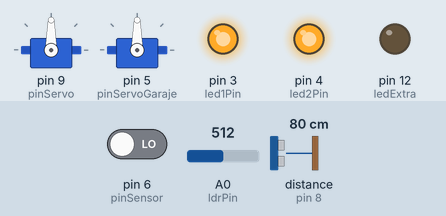
This sketch was run on a simulated Arduino Uno, built with avr-gcc and run on an emulated ATmega328P. On the bench: 2 × servo, output pins drawn as LEDs (lit = HIGH). Wiring (inferred from the names in the program): ultrasonic range finder: trigger pin 7; echo pin 8. The inputs (shaded band) are chosen by the test bench; at power-on: A0 (ldrPin) = 512, pin 6 (pinSensor) LOW, distance to the obstacle (sensor on pin 8) 80 cm. The echo pulse lasts 58.3 µs per cm; pins used as bus, display or sensor lines are not drawn; what the sketch prints to the serial monitor is not drawn.

Above: at 1.2 s.
1.3 s: A0 (ldrPin) set to 311
3.5 s: A0 (ldrPin) set to 286
At 4.5 s:
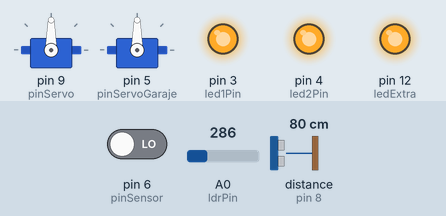
5.0 s: pin 6 (pinSensor) driven HIGH
At 5.4 s:
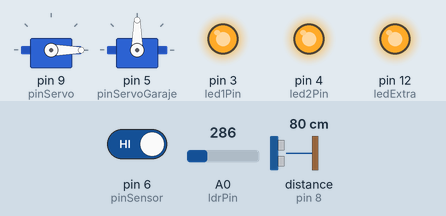
6.5 s: A0 (ldrPin) set to 610
At 7.8 s:
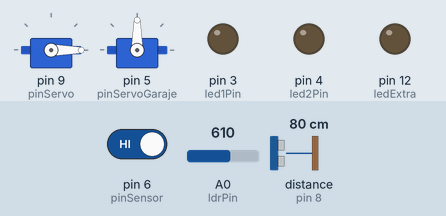
8.1 s: A0 (ldrPin) set to 583
At 9.1 s:
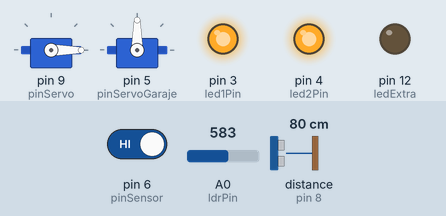
Timing chart, 0 to 11.1 s (numbered marks = the images above; inputs shaded):
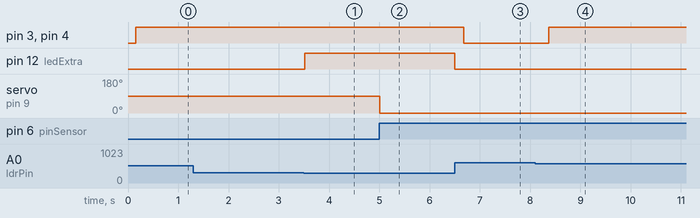

Measured:
- the behaviour switches between 300 and 299 on A0 (ldrPin) (found by bisection; images 0 and 1)
- the behaviour switches between 601 and 600 on A0 (ldrPin) (found by bisection; images 3 and 4)
- after the input at 1.3 s, every drawn part: stays the same
- after the input at 3.5 s, pin 12 (ledExtra): LOW → HIGH at once
- after the input at 5.0 s, servo on pin 9 (pinServo): 90° → 0° at once
- after the input at 6.5 s, pin 3 (led1Pin), pin 4 (led2Pin): HIGH → LOW after 0.18 s; pin 12 (ledExtra): HIGH → LOW at once
- after the input at 8.1 s, pin 3 (led1Pin), pin 4 (led2Pin): LOW → HIGH after 0.27 s

The sketch:

proyct.ino
```cpp
#include <Servo.h>

// =====================
//        TENDEDERO
// =====================
Servo tendedero;
int pinServo = 9;
int pinSensor = 6;

// =====================
//        GARAJE
// =====================
Servo garaje;
int pinServoGaraje = 5;

#define TRIG 7
#define ECHO 8

// =====================
//      LDR + LEDs
// =====================
const int ldrPin = A0;
const int led1Pin = 3;
const int led2Pin = 4;
const int ledExtra = 12;

const int LDR_THRESHOLD = 600;
const int EXTRA_LED_THRESHOLD = 300;
const unsigned long STABLE_MS = 150;

int ldrSamples[5];
int sampleIndex = 0;
bool ldrReady = false;

bool ledsOn = false;
unsigned long lastChangeTime = 0;
bool lastBrightState = false;

// =====================
//  GARAJE HISTERESIS
// =====================
bool garajeAbierto = false;
const int DIST_ABRIR = 20;
const int DIST_CERRAR = 30;

// =====================
// CONTROL IMPRESIONES
// =====================
unsigned long lastPrint = 0;
const unsigned long PRINT_INTERVAL = 2000; // 2 segundos entre impresiones

// Variables para impresión
int lluvia;
long distancia;
int ldrValue;


// =====================
//        SETUP
// =====================
void setup() {
  Serial.begin(9600);

  tendedero.attach(pinServo);
  garaje.attach(pinServoGaraje);

  pinMode(pinSensor, INPUT);
  pinMode(TRIG, OUTPUT);
  pinMode(ECHO, INPUT);

  pinMode(led1Pin, OUTPUT);
  pinMode(led2Pin, OUTPUT);
  pinMode(ledExtra, OUTPUT);

  for (int i = 0; i < 5; i++) ldrSamples[i] = 0;

  Serial.println("====================================");
  Serial.println(" SISTEMA AUTOMATIZADO INICIADO");
  Serial.println("====================================\n");
}


// =====================
//   LECTURA SUAVIZADA
// =====================
int readLdrSmoothed() {
  ldrSamples[sampleIndex++] = analogRead(ldrPin);
  if (sampleIndex >= 5) {
    sampleIndex = 0;
    ldrReady = true;
  }

  long sum = 0;
  for (int i = 0; i < 5; i++) sum += ldrSamples[i];

  return sum / 5;
}


// =====================
//   DISTANCIA HC-SR04
// =====================
long medirDistancia() {
  digitalWrite(TRIG, LOW);
  delayMicroseconds(3);
  digitalWrite(TRIG, HIGH);
  delayMicroseconds(10);
  digitalWrite(TRIG, LOW);

  long duracion = pulseIn(ECHO, HIGH, 30000);
  if (duracion == 0) return 999;

  return duracion * 0.034 / 2;
}


// =====================
//         LOOP
// =====================
void loop() {

  // --------------------------------------------------------
  // Tendedero
  // --------------------------------------------------------
  lluvia = digitalRead(pinSensor);
  if (lluvia == HIGH) {
    tendedero.write(0);
  } else {
    tendedero.write(90);
  }

  // --------------------------------------------------------
  // Garaje con histeresis
  // --------------------------------------------------------
  distancia = medirDistancia();

  if (!garajeAbierto && distancia <= DIST_ABRIR) {
    garaje.write(90);
    garajeAbierto = true;
  }
  else if (garajeAbierto && distancia >= DIST_CERRAR) {
    garaje.write(0);
    garajeAbierto = false;
  }

  // --------------------------------------------------------
  // LDR + LEDs
  // --------------------------------------------------------
  ldrValue = readLdrSmoothed();

  if (ldrReady) {
    bool isBright = (ldrValue > LDR_THRESHOLD);

    if (isBright != lastBrightState) {
      lastChangeTime = millis();
      lastBrightState = isBright;
    }
    else if (millis() - lastChangeTime >= STABLE_MS) {

      if (isBright && ledsOn) {
        digitalWrite(led1Pin, LOW);
        digitalWrite(led2Pin, LOW);
        ledsOn = false;
      }
      else if (!isBright && !ledsOn) {
        digitalWrite(led1Pin, HIGH);
        digitalWrite(led2Pin, HIGH);
        ledsOn = true;
      }
    }

    // LED extra
    if (ldrValue < EXTRA_LED_THRESHOLD)
      digitalWrite(ledExtra, HIGH);
    else
      digitalWrite(ledExtra, LOW);
  }

  // --------------------------------------------------------
  // IMPRESIONES CADA 2 SEGUNDOS
  // --------------------------------------------------------
  if (millis() - lastPrint >= PRINT_INTERVAL) {
    lastPrint = millis();

    Serial.println("============== ESTADO ==============");

    // Tendedero
    Serial.print("[TENDEDERO] Sensor lluvia: ");
    Serial.println(lluvia == HIGH ? "LLUVIA (metiendo ropa)" : "SIN LLUVIA (sacando ropa)");

    // Garaje
    Serial.print("[GARAJE] Distancia: ");
    Serial.print(distancia);
    Serial.print(" cm → Estado: ");
    Serial.println(garajeAbierto ? "ABIERTO" : "CERRADO");

    // LDR
    Serial.print("[LDR] Valor suavizado: ");
    Serial.println(ldrValue);

    // LEDs
    Serial.print("[LEDS PRINCIPALES] ");
    Serial.println(ledsOn ? "ENCENDIDOS" : "APAGADOS");

    // LED extra
    Serial.print("[LED EXTRA] ");
    Serial.println(ldrValue < EXTRA_LED_THRESHOLD ? "ENCENDIDO" : "APAGADO");

    Serial.println("====================================\n");
  }
}
```
